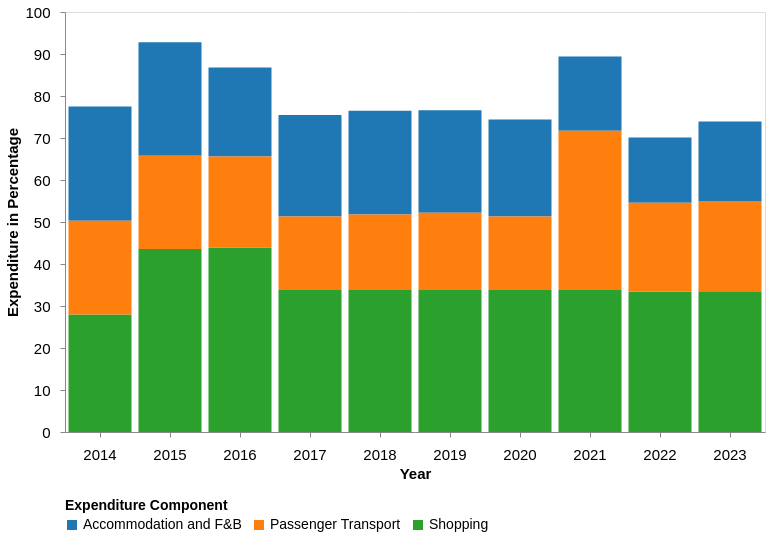

Here is the Vega-Lite specification saved for this chart:
### Vega-Lite specification from a JSON file in a GitHub repository (floating-point values rounded to 4 significant figures)
{"$schema": "https://vega.github.io/schema/vega-lite/v5.json", "width": 700, "height": 420, "data": {"values": [{"Year": "2014", "Component": "Shopping", "Expenditure": 28}, {"Year": "2014", "Component": "Accommodation and F&B", "Expenditure": 27.2}, {"Year": "2014", "Component": "Passenger Transport", "Expenditure": 22.3}, {"Year": "2015", "Component": "Shopping", "Expenditure": 43.6}, {"Year": "2015", "Component": "Accommodation and F&B", "Expenditure": 27}, {"Year": "2015", "Component": "Passenger Transport", "Expenditure": 22.2}, {"Year": "2016", "Component": "Shopping", "Expenditure": 43.9}, {"Year": "2016", "Component": "Accommodation and F&B", "Expenditure": 21.2}, {"Year": "2016", "Component": "Passenger Transport", "Expenditure": 21.7}, {"Year": "2017", "Component": "Shopping", "Expenditure": 33.8}, {"Year": "2017", "Component": "Accommodation and F&B", "Expenditure": 24.2}, {"Year": "2017", "Component": "Passenger Transport", "Expenditure": 17.5}, {"Year": "2018", "Component": "Shopping", "Expenditure": 33.8}, {"Year": "2018", "Component": "Accommodation and F&B", "Expenditure": 24.7}, {"Year": "2018", "Component": "Passenger Transport", "Expenditure": 18}, {"Year": "2019", "Component": "Shopping", "Expenditure": 33.8}, {"Year": "2019", "Component": "Accommodation and F&B", "Expenditure": 24.4}, {"Year": "2019", "Component": "Passenger Transport", "Expenditure": 18.4}, {"Year": "2020", "Component": "Shopping", "Expenditure": 33.8}, {"Year": "2020", "Component": "Accommodation and F&B", "Expenditure": 23.1}, {"Year": "2020", "Component": "Passenger Transport", "Expenditure": 17.5}, {"Year": "2021", "Component": "Shopping", "Expenditure": 33.8}, {"Year": "2021", "Component": "Accommodation and F&B", "Expenditure": 17.7}, {"Year": "2021", "Component": "Passenger Transport", "Expenditure": 37.9}, {"Year": "2022", "Component": "Shopping", "Expenditure": 33.4}, {"Year": "2022", "Component": "Accommodation and F&B", "Expenditure": 15.5}, {"Year": "2022", "Component": "Passenger Transport", "Expenditure": 21.2}, {"Year": "2023", "Component": "Shopping", "Expenditure": 33.5}, {"Year": "2023", "Component": "Accommodation and F&B", "Expenditure": 18.9}, {"Year": "2023", "Component": "Passenger Transport", "Expenditure": 21.5}]}, "params": [{"name": "yearSelect", "value": "All", "bind": {"input": "select", "options": ["All", "2014", "2015", "2016", "2017", "2018", "2019", "2020", "2021", "2022", "2023"], "name": "Select Year"}}], "mark": "bar", "encoding": {"x": {"field": "Year", "type": "ordinal", "title": "Year", "axis": {"labelAngle": 0, "labelFontSize": 15, "titleFontSize": 15, "labelPadding": 10, "grid": false}}, "y": {"field": "Expenditure", "type": "quantitative", "title": "Expenditure in Percentage", "axis": {"labelPadding": 10, "labelFontSize": 15, "titleFontSize": 15, "grid": false}, "scale": {"domain": [0, 100]}}, "color": {"field": "Component", "type": "nominal", "title": "Expenditure Component", "scale": {"scheme": "category10"}, "legend": {"title": "Expenditure Component", "labelFontSize": 14, "titleFontSize": 14, "labelPadding": 10, "orient": "bottom"}}, "opacity": {"condition": [{"test": "yearSelect == 'All'", "value": 1}, {"test": "datum.Year == yearSelect", "value": 1}], "value": 0.3}, "tooltip": [{"field": "Year", "title": "Year"}, {"field": "Component", "title": "Expenditure Component"}, {"field": "Expenditure", "title": "Expenditure in Percentage", "format": ".2f"}]}}
